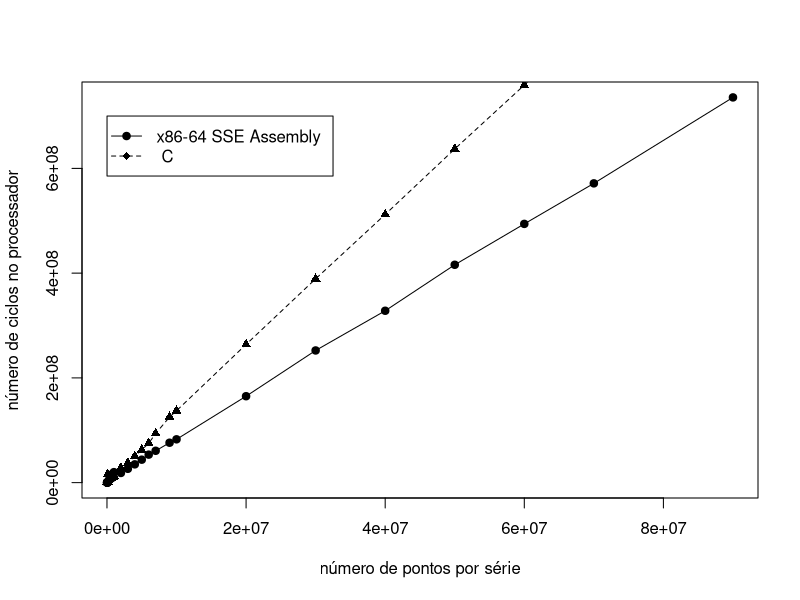

This chart was generated by the following R code:
#require(tikzDevice)
#tikz('xcorr-bench.tex', standAlone = FALSE, width=4.25, height=3.75)
svg(file='xcorr-bench.svg', bg='transparent')
data<-read.table("xcorr-bench.dat", sep="\t")
plot(x=data$V1,y=data$V2,type='o',pch=19,col='black', ylab='número de ciclos no processador',xlab='número de pontos por série')
points(x=data$V1,y=data$V3, type="o", pch=17, col='black', lty=2)
legend(x=10000,y=7e8,legend=c("x86-64 SSE Assembly ", " C "), col=c("black", "black"), lwd=1, cex=1, pch=19:17, lty=1:2)
dev.off()
